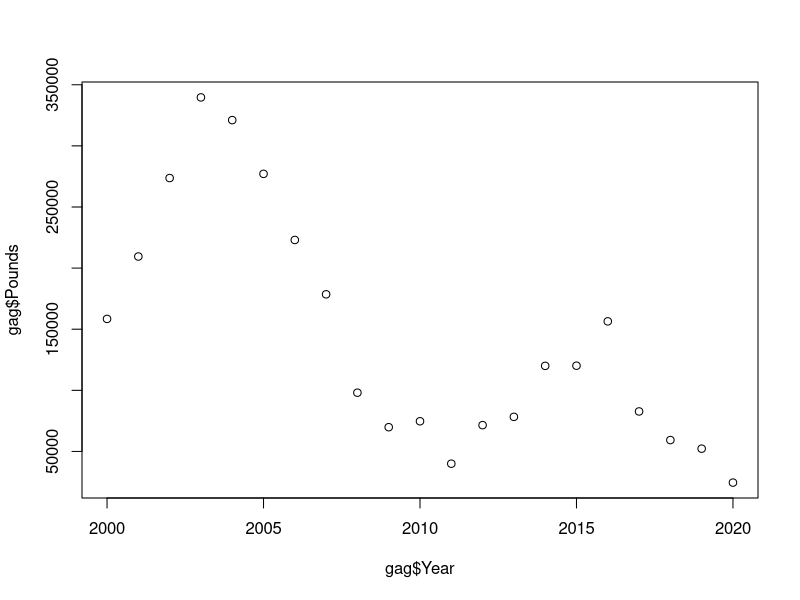
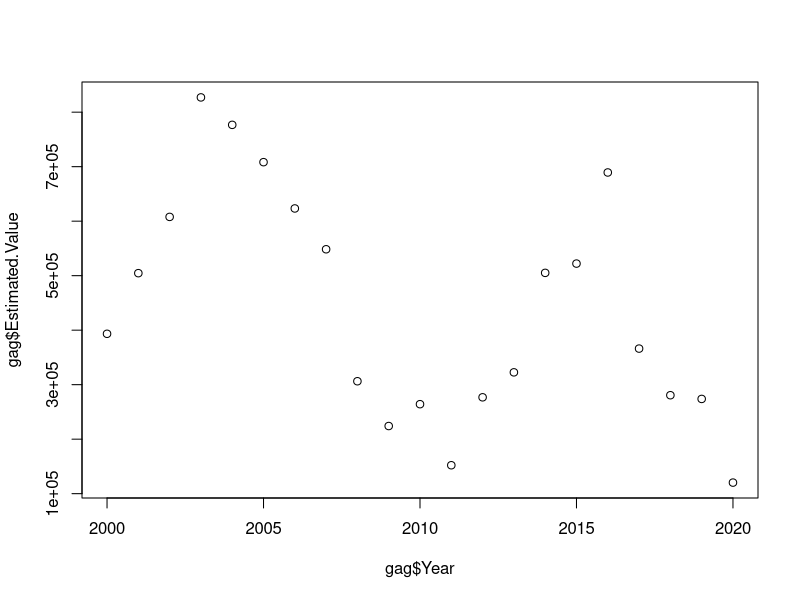
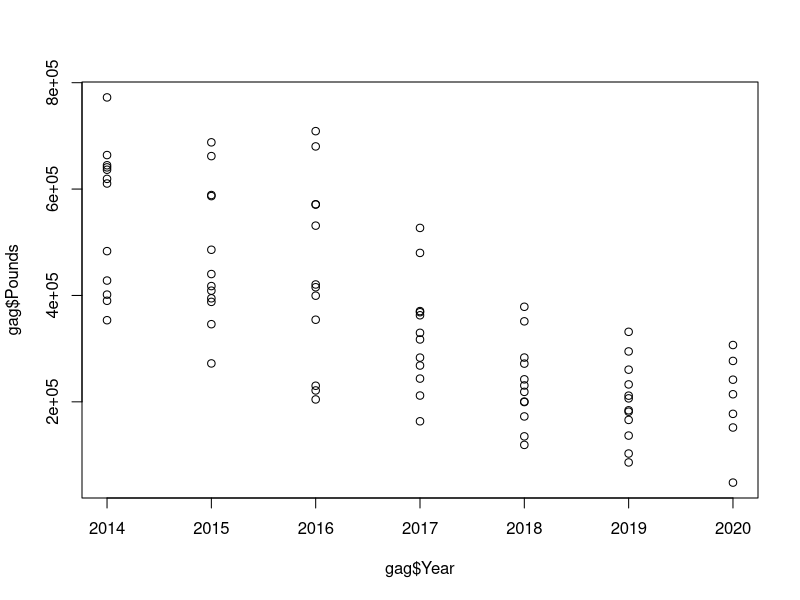
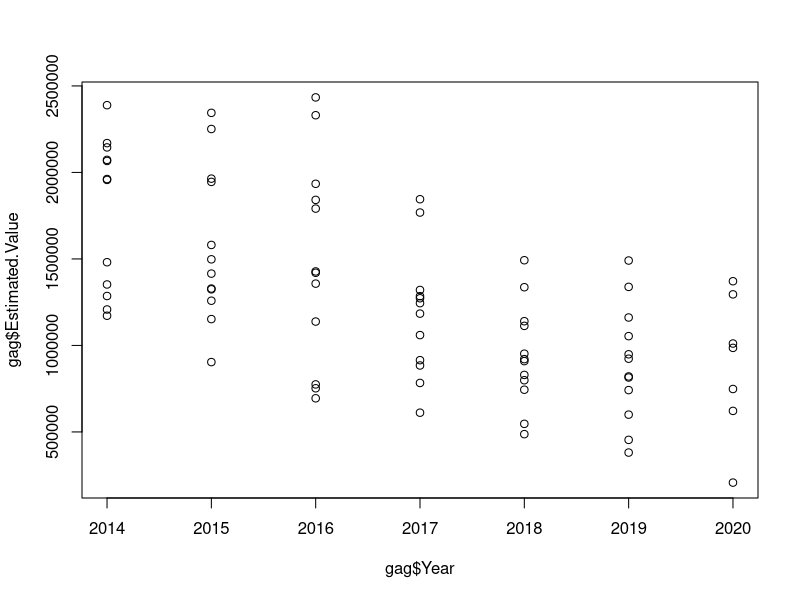
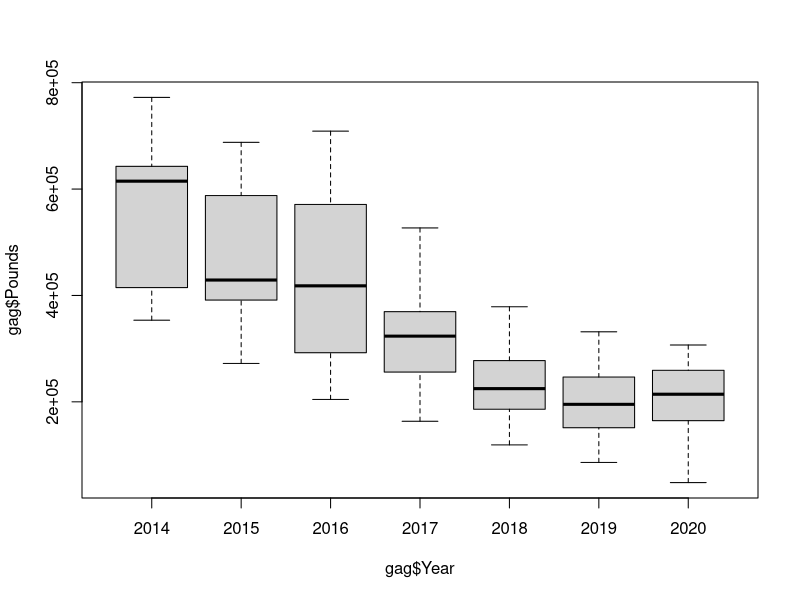
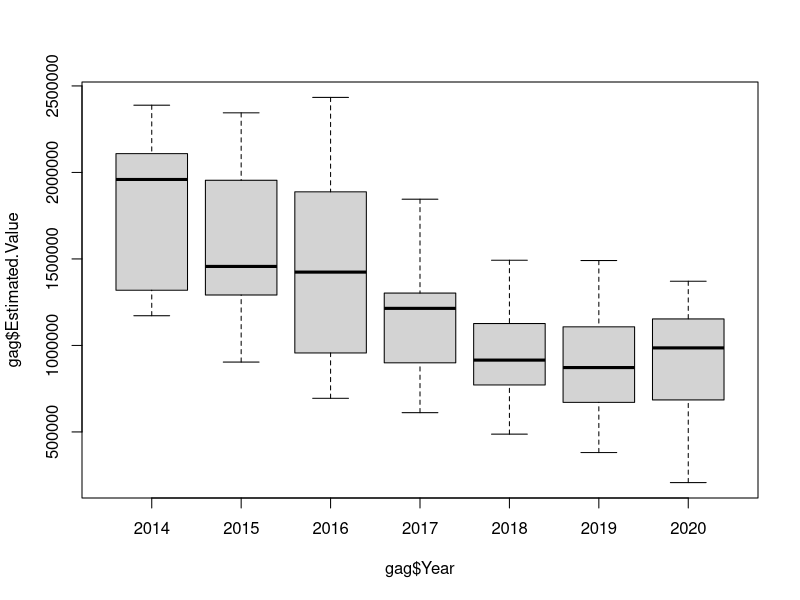
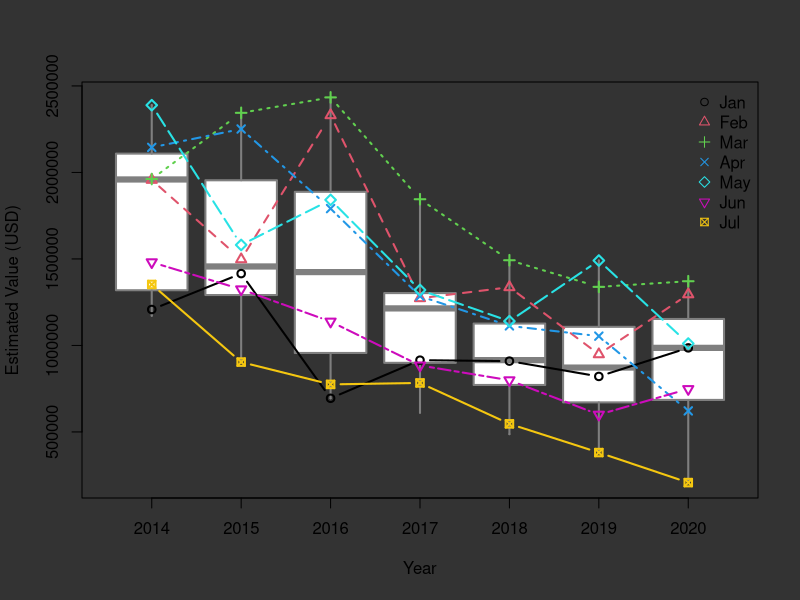

Here is the R script that generated these plots, in order:
library(lubridate)

setwd('~/Documents/R/Github/FL_seafood_landings/data')

### load data, skip first 9 lines because they are metadata
data <- read.csv('fl_landings_year.csv',skip=9)
### make some factors for easier parsing
data$Area.Description <- as.factor(data$Area.Description)
data$Species <- as.factor(data$Species)
### pull out Gag Grouper
ind_gag <- grep('gag',data$Species,ignore.case = T)
### pull out Ft Myers
ind_FM <- grep('fort myers',data$Area.Description,ignore.case = T)
### pull out Gag landed in Fort Myers
ind_FM_gag <- base::intersect(ind_gag,ind_FM)

gag <- data[ind_FM_gag,]

plot(gag$Year,gag$Pounds)
plot(gag$Year,gag$Estimated.Value)


### data by month
data <- read.csv('fl_landings_month.csv',skip=9)
data <- data[data$Year>2013,]
ind_gag <- grep('grouper, red',data$Species,ignore.case = T)
ind_ytd <- which(data$Month=='January' |
                      data$Month=='February' |
                      data$Month=='March' |
                      data$Month=='April' |
                      data$Month=='May' |
                      data$Month=='June' |
                      data$Month=='July')
### pull out Gag landed in year to date
ind_gag_ytd <- base::intersect(ind_gag,ind_ytd)
gag <- data[ind_gag,]

plot(gag$Year,gag$Pounds)
plot(gag$Year,gag$Estimated.Value)

boxplot(gag$Pounds~gag$Year)
boxplot(gag$Estimated.Value~gag$Year)

mths <- unique(gag$Month)
# plot(0,0,xlim=c(2013,2021),ylim=c(1e5,25e5))
par(bg='gray20')
b <- boxplot(gag$Estimated.Value~gag$Year,
             at=2014:2020,
             col='white',variwidth=T,border='gray50',
             xlab='Year',ylab='Estimated Value (USD)',
             staplewex=0,lty=1,lwd=2)
for(i in 1:7){
  temp <- gag[gag$Month==mths[i],]
  points(temp$Year,temp$Estimated.Value,col=i,pch=i,lty=i,typ='b',lwd=2)
}
legend('topright',
       c('Jan','Feb','Mar','Apr','May','Jun','Jul'),
       pch=1:7,col=1:7,bty='n')
# median_agg <- aggregate(gag$Estimated.Value,by=list(gag$Year),median,na.rm=T)
# points(median_agg$Group.1,median_agg$x,pch='-',cex=2,lwd=3)
